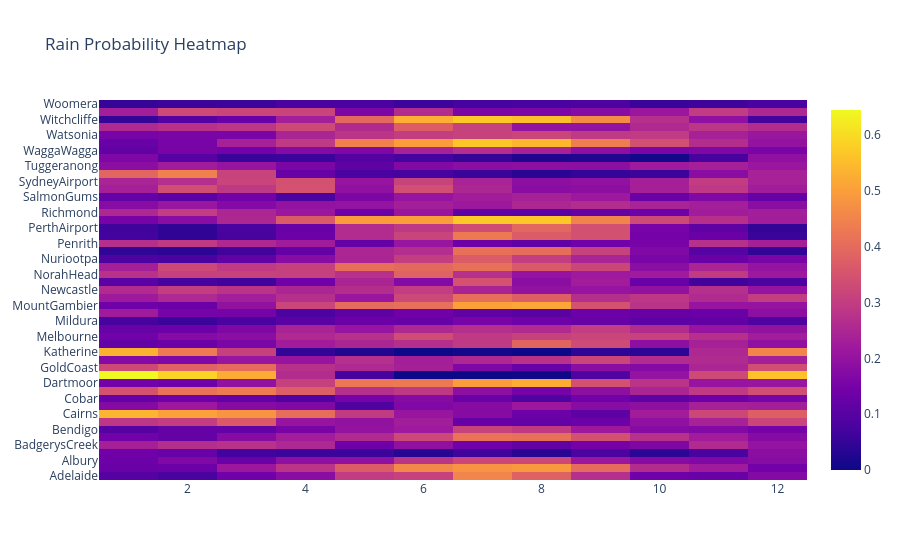

Source (notebook cell):
### Markdown cell above
Rain Heatmap by Month & Location

### Code cell
heat_data = df.pivot_table(
    values="RainTomorrow",
    index="Location",
    columns="Month",
    aggfunc="mean"
)

import plotly.graph_objects as go

fig = go.Figure(data=go.Heatmap(
    z=heat_data.values,
    x=heat_data.columns,
    y=heat_data.index,
))

fig.update_layout(title="Rain Probability Heatmap")
fig.show()

### Figure 1 — Plotly figure (JSON) as saved in the notebook; plotly's stock layout.template omitted (floating-point values rounded to 4 significant figures; data arrays with more than 128 entries replaced by an {"elided": "..."} marker saying what was removed)
{"data": [{"type": "heatmap", "x": [1, 2, 3, 4, 5, 6, 7, 8, 9, 10, 11, 12], "y": ["Adelaide", "Albany", "Albury", "AliceSprings", "BadgerysCreek", "Ballarat", "Bendigo", "Brisbane", "Cairns", "Canberra", "Cobar", "CoffsHarbour", "Dartmoor", "Darwin", "GoldCoast", "Hobart", "Katherine", "Launceston", "Melbourne", "MelbourneAirport", "Mildura", "Moree", "MountGambier", "MountGinini", "Newcastle", "Nhil", "NorahHead", "NorfolkIsland", "Nuriootpa", "PearceRAAF", "Penrith", "Perth", "PerthAirport", "Portland", "Richmond", "Sale", "SalmonGums", "Sydney", "SydneyAirport", "Townsville", "Tuggeranong", "Uluru", "WaggaWagga", "Walpole", "Watsonia", "Williamtown", "Witchcliffe", "Wollongong", "Woomera"], "z": {"elided": "49x12 float values"}}], "layout": {"title": {"text": "Rain Probability Heatmap"}}}
